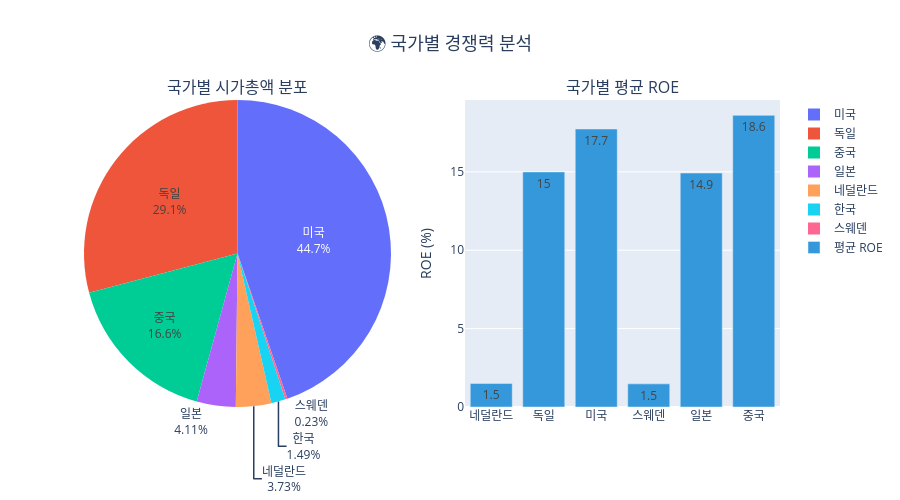

The cell this chart's notebook holds for it:
### Code cell
# 4. 국가별 포트폴리오 분석
if 'stocks_clean' in locals() and not stocks_clean.empty:
    print("\n📈 4. 국가별 포트폴리오 분석")
    print("-" * 40)
    
    # 국가별 집계
    country_analysis = stocks_clean.groupby('국가').agg({
        '회사명': 'count',
        'market_cap_usd': ['mean', 'sum'],
        'pe_ratio': 'mean',
        'pb_ratio': 'mean',
        'roe': 'mean',
        'operating_margin': 'mean'
    }).round(2)
    
    # 컬럼명 정리
    country_analysis.columns = [
        '기업수', '평균시가총액', '총시가총액', '평균PE', '평균PB', '평균ROE', '평균영업이익률'
    ]
    
    # 국가별 시가총액 비교 (파이 차트)
    country_market_cap = stocks_clean.groupby('국가')['market_cap_usd'].sum().dropna()
    
    if not country_market_cap.empty:
        fig4 = make_subplots(
            rows=1, cols=2,
            subplot_titles=('국가별 시가총액 분포', '국가별 평균 ROE'),
            specs=[[{"type": "domain"}, {"secondary_y": False}]]
        )
        
        # 파이 차트
        fig4.add_trace(
            go.Pie(
                labels=country_market_cap.index,
                values=country_market_cap.values,
                name="시가총액",
                textinfo='label+percent',
                hovertemplate='<b>%{label}</b><br>시가총액: $%{value:.1e}<br>비율: %{percent}<extra></extra>'
            ),
            row=1, col=1
        )
        
        # 국가별 평균 ROE
        country_roe = stocks_clean.groupby('국가')['roe'].mean().dropna()
        if not country_roe.empty:
            colors_country = ['#e74c3c' if country == '한국' else '#3498db' 
                             for country in country_roe.index]
            
            fig4.add_trace(
                go.Bar(
                    x=country_roe.index,
                    y=country_roe.values,
                    name='평균 ROE',
                    marker_color=colors_country,
                    text=country_roe.values.round(1),
                    textposition='auto'
                ),
                row=1, col=2
            )
        
        fig4.update_layout(
            title={
                'text': '🌍 국가별 경쟁력 분석',
                'x': 0.5,
                'xanchor': 'center',
                'font': {'size': 18, 'family': 'Arial Black'}
            },
            height=500
        )
        
        fig4.update_yaxes(title_text="ROE (%)", row=1, col=2)
        fig4.show()
    
    # 국가별 상세 분석 테이블
    print(f"\n📊 국가별 상세 분석:")
    display(country_analysis)
    
    # 한국(LG전자) 포지션 분석
    if '한국' in country_analysis.index:
        korea_data = country_analysis.loc['한국']
        print(f"\n🇰🇷 한국(LG전자) 글로벌 포지션:")
        print(f"   • 평균 시가총액: ${korea_data['평균시가총액']:.1e}")
        print(f"   • 평균 P/E: {korea_data['평균PE']:.1f}x")
        print(f"   • 평균 P/B: {korea_data['평균PB']:.1f}x")
        print(f"   • 평균 ROE: {korea_data['평균ROE']:.1f}%")
        print(f"   • 평균 영업이익률: {korea_data['평균영업이익률']:.1f}%")

### Figure 1 — Plotly figure (JSON) as saved in the notebook; plotly's stock layout.template omitted (floating-point values rounded to 4 significant figures)
{"data": [{"domain": {"x": [0, 0.45], "y": [0, 1]}, "hovertemplate": "<b>%{label}</b><br>시가총액: $%{value:.1e}<br>비율: %{percent}<extra></extra>", "labels": ["네덜란드", "독일", "미국", "스웨덴", "일본", "중국", "한국"], "name": "시가총액", "textinfo": "label+percent", "type": "pie", "values": [24340000000.0, 190200000000.0, 292100000000.0, 1503000000.0, 26830000000.0, 108300000000.0, 9735000000.0]}, {"marker": {"color": ["#3498db", "#3498db", "#3498db", "#3498db", "#3498db", "#3498db"]}, "name": "평균 ROE", "text": [1.5, 15.0, 17.7, 1.5, 14.9, 18.6], "textposition": "auto", "type": "bar", "x": ["네덜란드", "독일", "미국", "스웨덴", "일본", "중국"], "xaxis": "x", "y": [1.505, 14.99, 17.73, 1.476, 14.92, 18.6], "yaxis": "y"}], "layout": {"annotations": [{"font": {"size": 16}, "showarrow": false, "text": "국가별 시가총액 분포", "x": 0.225, "xanchor": "center", "xref": "paper", "y": 1, "yanchor": "bottom", "yref": "paper"}, {"font": {"size": 16}, "showarrow": false, "text": "국가별 평균 ROE", "x": 0.775, "xanchor": "center", "xref": "paper", "y": 1, "yanchor": "bottom", "yref": "paper"}], "height": 500, "title": {"font": {"family": "Arial Black", "size": 18}, "text": "🌍 국가별 경쟁력 분석", "x": 0.5, "xanchor": "center"}, "xaxis": {"anchor": "y", "domain": [0.55, 1]}, "yaxis": {"anchor": "x", "domain": [0, 1], "title": {"text": "ROE (%)"}}}}
